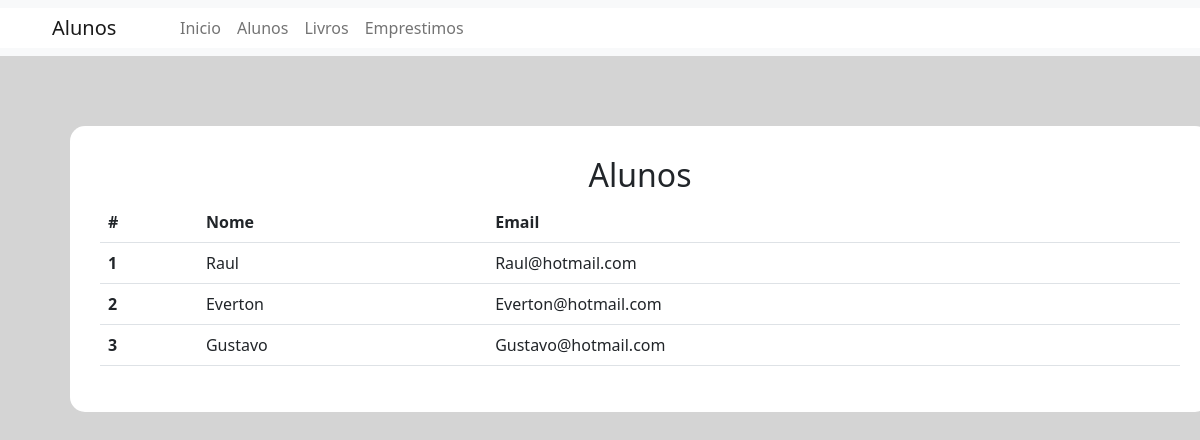
The app's page /alunos with its own data.
### main/models.py (models this page shows, shortened)
class Aluno(models.Model):
    nome = models.CharField(max_length=200)
    email = models.EmailField()

### main/views.py (the view)
# urls.py: path('alunos', views.alunos, name='alunos'),
def alunos(request):
    alunos = Aluno.objects.all
    return render(request, 'alunos.html',{'alunos':alunos})

### main/templates/alunos.html (shortened to what this page needs)
<!DOCTYPE html>
<html lang="en">
<head>
    <link href="https://cdn.jsdelivr.net/npm/bootstrap@5.2.2/dist/css/bootstrap.min.css" rel="stylesheet">
</head>
<body>
    <nav class="navbar navbar-expand-lg bg-light">
        <div class="container-fluid fundo">
            <a class="navbar-brand fundo espaco" href="#">Alunos</a>
            <div class="collapse navbar-collapse fundo" id="navbarSupportedContent">
                <ul class="navbar-nav me-auto mb-2 mb-lg-0">
                    <li class="nav-item">
                        <a class="nav-link" href="home">Inicio</a>
                    </li>
                    <li class="nav-item">
                        <a class="nav-link" href="alunos">Alunos</a>
                    </li>
                    <li class="nav-item">
                        <a class="nav-link" href="livros">Livros</a>
                    </li>
                    <li class="nav-item">
                        <a class="nav-link" href="emprestimos">Emprestimos</a>
                    </li>
                </ul>
            </div>
        </div>
    </nav>
    <div class="container">
        <h2 style="text-align: center;">Alunos</h2>
        <table class="table">
            <thead>
            <tr>
                <th scope="col">#</th>
                <th scope="col">Nome</th>
                <th scope="col">Email</th>
            </tr>
            </thead>
            <tbody>
            {% for alunos in alunos %}
            <tr>
                <th scope="row">{{alunos.id}}</th>
                <td>{{alunos.nome}}</td>
                <td>{{alunos.email}}</td>
            </tr>
            {% endfor %}
            </tbody>
        </table>
    </div>
</body>
</html>

### main/templates/alunos.html (style rules this page uses)
body { background-color: rgb(212, 212, 212); }
.container { margin: 70px; padding: 30px; background-color: white; border-radius: 15px; }
.fundo { background-color: white; }
.espaco { margin:0px 20px 0px 40px ; width: 100px; }

### records on screen
Aluno: id "1", nome "Raul", email "Raul@hotmail.com"
Aluno: id "2", nome "Everton", email "Everton@hotmail.com"
Aluno: id "3", nome "Gustavo", email "Gustavo@hotmail.com"
